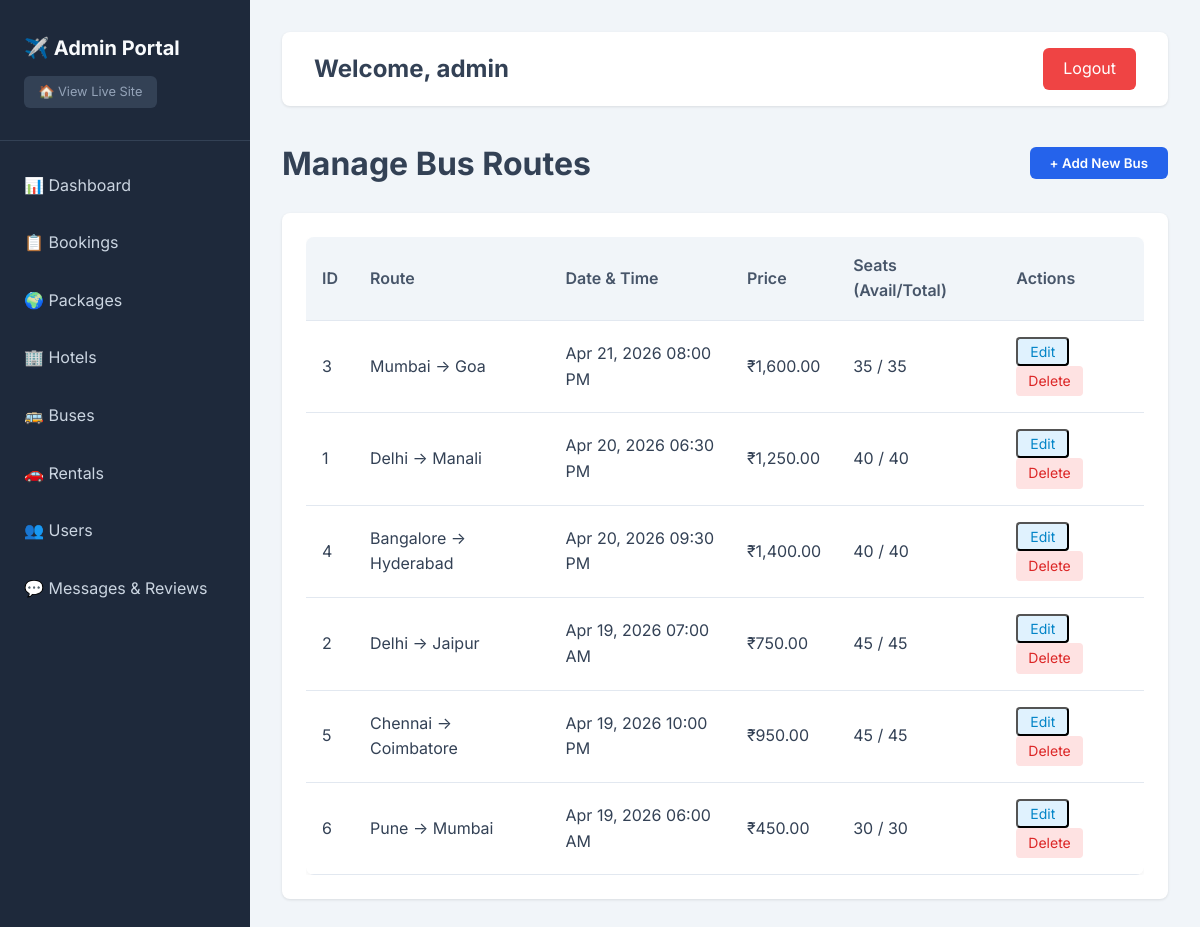
Page /admin/buses.php (signed in) on the committed database.
### tables this page shows
CREATE TABLE IF NOT EXISTS buses (
    id INT AUTO_INCREMENT PRIMARY KEY,
    from_location VARCHAR(100) NOT NULL,
    to_location VARCHAR(100) NOT NULL,
    departure_date DATE NOT NULL,
    departure_time TIME NOT NULL,
    price DECIMAL(10,2) NOT NULL,
    total_seats INT NOT NULL,
    available_seats INT NOT NULL,
    created_at TIMESTAMP DEFAULT CURRENT_TIMESTAMP
);

### admin/buses.php (the view, shortened to what this page needs)
<?php
require_once '../config/database.php';
$buses = $pdo->query("SELECT * FROM buses ORDER BY departure_date DESC")->fetchAll();
include 'includes/header.php';
?>
<div style="display: flex; justify-content: space-between; align-items: center; margin-bottom: 1.5rem;">
    <h1>Manage Bus Routes</h1>
    <button onclick="openModal('busModal')" class="btn-primary">+ Add New Bus</button>
</div>
<div class="admin-table">
    <div class="table-responsive">
        <table>
            <thead>
                <tr>
                    <th>ID</th>
                    <th>Route</th>
                    <th>Date & Time</th>
                    <th>Price</th>
                    <th>Seats (Avail/Total)</th>
                    <th>Actions</th>
                </tr>
            </thead>
            <tbody>
                <?php foreach($buses as $bus): ?>
                <tr>
                    <td><?php echo $bus['id']; ?></td>
                    <td><?php echo htmlspecialchars($bus['from_location']) . ' &rarr; ' . htmlspecialchars($bus['to_location']); ?></td>
                    <td><?php echo date('M d, Y', strtotime($bus['departure_date'])) . ' ' . date('h:i A', strtotime($bus['departure_time'])); ?></td>
                    <td>₹<?php echo number_format($bus['price'], 2); ?></td>
                    <td><?php echo $bus['available_seats']; ?> / <?php echo $bus['total_seats']; ?></td>
                    <td>
                        <button onclick="editBus(<?php echo htmlspecialchars(json_encode($bus)); ?>)" class="admin-action-btn btn-edit">Edit</button>
                        <a href="buses.html?delete=<?php echo $bus['id']; ?>" class="admin-action-btn btn-delete" onclick="return confirm('Are you sure?')">Delete</a>
                    </td>
                </tr>
                <?php endforeach; ?>
            </tbody>
        </table>
    </div>
</div>
<?php include 'includes/footer.php'; ?>

### admin/includes/header.php (shortened to what this page needs)
<!DOCTYPE html>
<html lang="en">
<head>
    <link rel="stylesheet" href="../assets/css/style.css">
</head>
<body>
    <div class="admin-layout">
        <aside class="sidebar">
            <div class="sidebar-header">
                <h2>&#9992;&#65039; Admin Portal</h2>
                <a href="../index.html" style="display:inline-block; margin-top:0.75rem; font-size:0.8rem; color:#94a3b8; text-decoration:none; background:#334155; padding:0.35rem 0.9rem; border-radius:6px; transition:background 0.2s;" onmouseover="this.style.background='#475569'" onmouseout="this.style.background='#334155'">&#127968; View Live Site</a>
            </div>
            <ul class="sidebar-nav">
                <li><a href="index.html">&#128202; Dashboard</a></li>
                <li><a href="bookings.html">&#128203; Bookings</a></li>
                <li><a href="packages.html">&#127757; Packages</a></li>
                <li><a href="hotels.html">&#127970; Hotels</a></li>
                <li><a href="buses.html">&#128652; Buses</a></li>
                <li><a href="rentals.html">&#128663; Rentals</a></li>
                <li><a href="users.html">&#128101; Users</a></li>
                <li><a href="messages.html">&#128172; Messages &amp; Reviews</a></li>
            </ul>
        </aside>
        <div class="admin-content">
            <div class="admin-topbar">
                <h2>Welcome, <?php echo htmlspecialchars($_SESSION['admin_username']); ?></h2>
                <a href="logout.html" class="btn-danger">Logout</a>
            </div>

### admin/includes/footer.php (shortened to what this page needs)
        </div>
    </div>
</body>
</html>

### assets/css/style.css (style rules this page uses)
:root { --primary-color: #2563eb; --primary-dark: #1d4ed8; --secondary-color: #10b981; --secondary-dark: #059669; --bg-color: #f8fafc; --text-color: #334155; --text-muted: #64748b; --card-bg: #ffffff; --border-color: #e2e8f0; --danger-color: #ef4444; --header-bg: #ffffff; --table-header: #f1f5f9; --table-hover: #f8fafc; --shadow-color: rgba(0,0,0,0.05); --shadow-hover: rgba(0,0,0,0.1); --input-bg: #ffffff; }
* { margin: 0; padding: 0; box-sizing: border-box; font-family: 'Inter', system-ui, -apple-system, sans-serif; }
body { background-color: var(--bg-color); color: var(--text-color); line-height: 1.6; display: flex; flex-direction: column; min-height: 100vh; transition: background-color 0.3s, color 0.3s; }
.btn-primary { background: var(--primary-color); color: white !important; padding: 0.5rem 1.25rem; border-radius: 6px; border: none; cursor: pointer; font-weight: 600; transition: background 0.3s, transform 0.1s; text-decoration: none; display: inline-block; }
.btn-danger { background: var(--danger-color); color: white !important; padding: 0.5rem 1.25rem; border-radius: 6px; border: none; cursor: pointer; text-decoration: none; display: inline-block; transition: background 0.3s; }
.table-responsive { overflow-x: auto; }
table { width: 100%; border-collapse: collapse; background: var(--card-bg); border-radius: 8px; overflow: hidden; box-shadow: 0 2px 4px var(--shadow-color); transition: background 0.3s; }
th, td { padding: 1rem; text-align: left; border-bottom: 1px solid var(--border-color); }
th { background: var(--table-header); font-weight: 600; color: #475569; transition: background 0.3s, color 0.3s; }

### admin/includes/header.php (style rules this page uses)
.admin-layout { display: flex; min-height: 100vh; }
.sidebar { width: 250px; background: #1e293b; color: white; padding: 2rem 0; flex-shrink: 0; }
.sidebar-header { padding: 0 1.5rem 2rem; border-bottom: 1px solid #334155; margin-bottom: 1rem; }
.sidebar-header h2 { color: #f8fafc; font-size: 1.25rem; }
.sidebar-nav { list-style: none; }
.sidebar-nav li a { display: block; padding: 1rem 1.5rem; color: #cbd5e1; text-decoration: none; transition: 0.3s; }
.admin-content { flex: 1; background: #f1f5f9; padding: 2rem; overflow-y: auto; }
.admin-topbar { display: flex; justify-content: space-between; align-items: center; background: white; padding: 1rem 2rem; border-radius: 8px; box-shadow: 0 1px 3px rgba(0,0,0,0.1); margin-bottom: 2rem; }
.admin-table { background: white; padding: 1.5rem; border-radius: 8px; box-shadow: 0 1px 3px rgba(0,0,0,0.1); }
.admin-action-btn { padding: 0.25rem 0.75rem; border-radius: 4px; font-size: 0.875rem; text-decoration: none; display: inline-block; }
.btn-edit { background: #e0f2fe; color: #0284c7; }
.btn-delete { background: #fee2e2; color: #dc2626; }

### rows in the picture
buses: id "3", from_location "Mumbai", to_location "Goa", departure_date "Apr 21, 2026", departure_time "08:00 PM", price "1,600.00", available_seats "35", total_seats "35"
buses: id "1", from_location "Delhi", to_location "Manali", departure_date "Apr 20, 2026", departure_time "06:30 PM", price "1,250.00", available_seats "40", total_seats "40"
buses: id "4", from_location "Bangalore", to_location "Hyderabad", departure_date "Apr 20, 2026", departure_time "09:30 PM", price "1,400.00", available_seats "40", total_seats "40"
buses: id "2", from_location "Delhi", to_location "Jaipur", departure_date "Apr 19, 2026", departure_time "07:00 AM", price "750.00", available_seats "45", total_seats "45"
buses: id "5", from_location "Chennai", to_location "Coimbatore", departure_date "Apr 19, 2026", departure_time "10:00 PM", price "950.00", available_seats "45", total_seats "45"
buses: id "6", from_location "Pune", to_location "Mumbai", departure_date "Apr 19, 2026", departure_time "06:00 AM", price "450.00", available_seats "30", total_seats "30"

### other values in the picture
$_SESSION['admin_username'] "admin"
